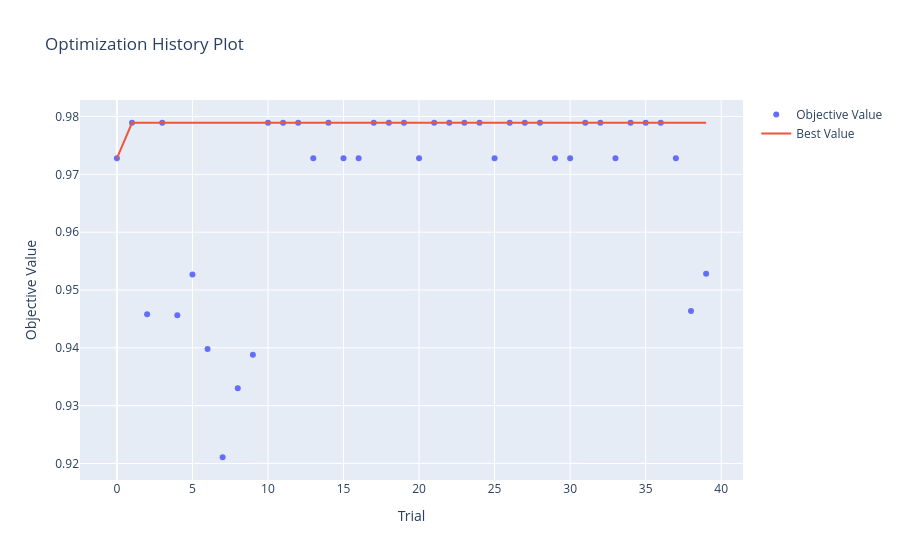

Here is the notebook cell this chart was saved with:
### Code cell
plot_optimization_history(study_rf)

### Figure 1 — Plotly figure (JSON) as saved in the notebook; plotly's stock layout.template omitted (floating-point values rounded to 4 significant figures)
{"data": [{"mode": "markers", "name": "Objective Value", "type": "scatter", "x": [0, 1, 2, 3, 4, 5, 6, 7, 8, 9, 10, 11, 12, 13, 14, 15, 16, 17, 18, 19, 20, 21, 22, 23, 24, 25, 26, 27, 28, 29, 30, 31, 32, 33, 34, 35, 36, 37, 38, 39], "y": [0.9728, 0.9789, 0.9458, 0.9789, 0.9456, 0.9527, 0.9398, 0.9211, 0.933, 0.9388, 0.9789, 0.9789, 0.9789, 0.9728, 0.9789, 0.9728, 0.9728, 0.9789, 0.9789, 0.9789, 0.9728, 0.9789, 0.9789, 0.9789, 0.9789, 0.9728, 0.9789, 0.9789, 0.9789, 0.9728, 0.9728, 0.9789, 0.9789, 0.9728, 0.9789, 0.9789, 0.9789, 0.9728, 0.9464, 0.9528]}, {"mode": "lines", "name": "Best Value", "type": "scatter", "x": [0, 1, 2, 3, 4, 5, 6, 7, 8, 9, 10, 11, 12, 13, 14, 15, 16, 17, 18, 19, 20, 21, 22, 23, 24, 25, 26, 27, 28, 29, 30, 31, 32, 33, 34, 35, 36, 37, 38, 39], "y": [0.9728, 0.9789, 0.9789, 0.9789, 0.9789, 0.9789, 0.9789, 0.9789, 0.9789, 0.9789, 0.9789, 0.9789, 0.9789, 0.9789, 0.9789, 0.9789, 0.9789, 0.9789, 0.9789, 0.9789, 0.9789, 0.9789, 0.9789, 0.9789, 0.9789, 0.9789, 0.9789, 0.9789, 0.9789, 0.9789, 0.9789, 0.9789, 0.9789, 0.9789, 0.9789, 0.9789, 0.9789, 0.9789, 0.9789, 0.9789]}, {"marker": {"color": "#cccccc"}, "mode": "markers", "name": "Infeasible Trial", "showlegend": false, "type": "scatter", "x": [], "y": []}], "layout": {"title": {"text": "Optimization History Plot"}, "xaxis": {"title": {"text": "Trial"}}, "yaxis": {"title": {"text": "Objective Value"}}}}
